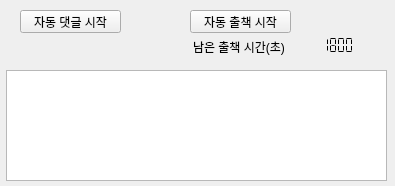
<?xml version="1.0" encoding="UTF-8"?>
<ui version="4.0">
 <class>MainWindow</class>
 <widget class="QMainWindow" name="MainWindow">
  <property name="geometry">
   <rect>
    <x>0</x>
    <y>0</y>
    <width>395</width>
    <height>186</height>
   </rect>
  </property>
  <property name="windowTitle">
   <string>메크로 테스터</string>
  </property>
  <widget class="QWidget" name="centralwidget">
   <widget class="QPushButton" name="btn_comment">
    <property name="geometry">
     <rect>
      <x>20</x>
      <y>10</y>
      <width>101</width>
      <height>23</height>
     </rect>
    </property>
    <property name="text">
     <string>자동 댓글 시작</string>
    </property>
   </widget>
   <widget class="QPushButton" name="btn_check">
    <property name="geometry">
     <rect>
      <x>190</x>
      <y>10</y>
      <width>101</width>
      <height>23</height>
     </rect>
    </property>
    <property name="text">
     <string>자동 출책 시작</string>
    </property>
    <property name="checkable">
     <bool>false</bool>
    </property>
   </widget>
   <widget class="QLCDNumber" name="lcdNumber_2">
    <property name="geometry">
     <rect>
      <x>303</x>
      <y>36</y>
      <width>61</width>
      <height>18</height>
     </rect>
    </property>
    <property name="font">
     <font>
      <family>-윤고딕340</family>
     </font>
    </property>
    <property name="frameShape">
     <enum>QFrame::Box</enum>
    </property>
    <property name="frameShadow">
     <enum>QFrame::Raised</enum>
    </property>
    <property name="lineWidth">
     <number>0</number>
    </property>
    <property name="smallDecimalPoint">
     <bool>false</bool>
    </property>
    <property name="mode">
     <enum>QLCDNumber::Dec</enum>
    </property>
    <property name="segmentStyle">
     <enum>QLCDNumber::Flat</enum>
    </property>
    <property name="value" stdset="0">
     <double>1800.000000000000000</double>
    </property>
    <property name="intValue" stdset="0">
     <number>1800</number>
    </property>
   </widget>
   <widget class="QLabel" name="label">
    <property name="geometry">
     <rect>
      <x>193</x>
      <y>39</y>
      <width>102</width>
      <height>16</height>
     </rect>
    </property>
    <property name="text">
     <string>남은 출책 시간(초)</string>
    </property>
   </widget>
   <widget class="QTextBrowser" name="txtLog">
    <property name="geometry">
     <rect>
      <x>6</x>
      <y>70</y>
      <width>381</width>
      <height>111</height>
     </rect>
    </property>
   </widget>
  </widget>
 </widget>
 <resources/>
 <connections/>
</ui>
